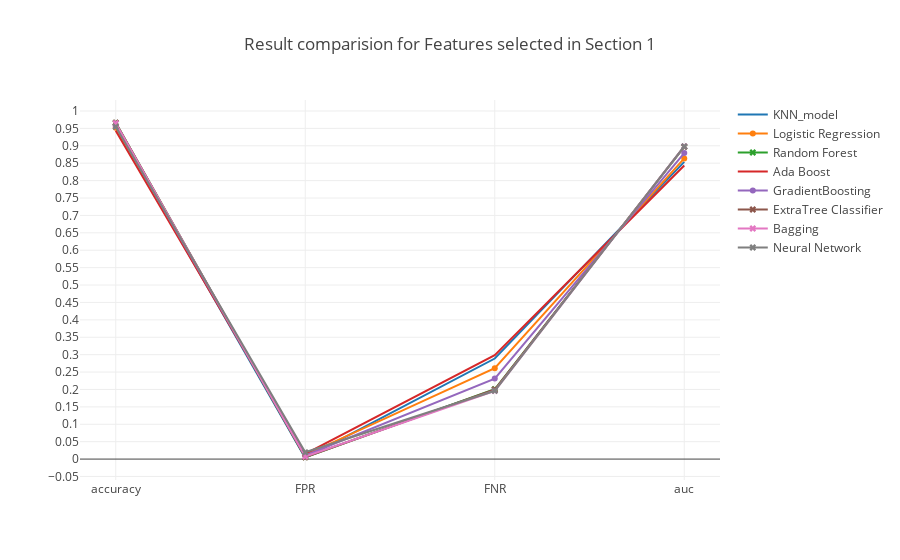

Here is the notebook cell this chart was saved with:
### Markdown cell above
### <a id='1.A' style="text-decoration : none; color : #000000;"> A Results</a>

### Code cell
trace0 = go.Scatter(x=table_80_50_test.iloc[0].index.values[[0,5,6,7]],
                    y=table_80_50_test.iloc[0].values[[0,5,6,7]],
                    mode = 'lines',
                    name = 'KNN_model')

trace1 = go.Scatter(x=table_80_50_test.iloc[1].index.values[[0,5,6,7]],
                    y=table_80_50_test.iloc[1].values[[0,5,6,7]],
                    mode = 'lines+markers',
                    name = 'Logistic Regression')

trace2 = go.Scatter(x=table_80_50_test.iloc[2].index.values[[0,5,6,7]],
                    y=table_80_50_test.iloc[2].values[[0,5,6,7]],
                    mode = 'lines+markers',marker=dict(symbol='x'),
                    name = 'Random Forest')


trace3 = go.Scatter(x=table_80_50_test.iloc[3].index.values[[0,5,6,7]],
                    y=table_80_50_test.iloc[3].values[[0,5,6,7]],
                    mode = 'lines',
                    name = 'Ada Boost')

trace4 = go.Scatter(x=table_80_50_test.iloc[4].index.values[[0,5,6,7]],
                    y=table_80_50_test.iloc[4].values[[0,5,6,7]],
                    mode = 'lines+markers',
                    name = 'GradientBoosting')

trace5 = go.Scatter(x=table_80_50_test.iloc[5].index.values[[0,5,6,7]],
                    y=table_80_50_test.iloc[5].values[[0,5,6,7]],
                    mode = 'lines+markers',marker=dict(symbol='x'),
                    name = 'ExtraTree Classifier')

trace6 = go.Scatter(x=table_80_50_test.iloc[6].index.values[[0,5,6,7]],
                    y=table_80_50_test.iloc[6].values[[0,5,6,7]],
                    mode = 'lines+markers',marker=dict(symbol='x'),
                    name = 'Bagging')

trace7 = go.Scatter(x=table_80_50_test.iloc[7].index.values[[0,5,6,7]],
                    y=table_80_50_test.iloc[7].values[[0,5,6,7]],
                    mode = 'lines+markers',marker=dict(symbol='x'),
                    name = 'Neural Network')



data = [trace0, trace1, trace2, trace3, trace4, trace5, trace6, trace7]
layout = go.Layout(yaxis=dict(tick0=0,dtick=0.05),title='Result comparision for Features selected in Section 1')
fig = go.Figure(data=data, layout=layout)

iplot(fig, filename='Result')

### Figure 1 — Plotly figure (JSON) as saved in the notebook; plotly's stock layout.template omitted (floating-point values rounded to 4 significant figures)
{"data": [{"mode": "lines", "name": "KNN_model", "type": "scatter", "uid": "da27319d-74eb-40a5-87bc-c7af73940a0c", "x": ["accuracy", "FPR", "FNR", "auc"], "y": [0.9547, 0.003507, 0.2888, 0.8538]}, {"mode": "lines+markers", "name": "Logistic Regression", "type": "scatter", "uid": "c0f3255d-c993-4f2e-b0c9-ba2210c2bebe", "x": ["accuracy", "FPR", "FNR", "auc"], "y": [0.9519, 0.01152, 0.2611, 0.8637]}, {"marker": {"symbol": "x"}, "mode": "lines+markers", "name": "Random Forest", "type": "scatter", "uid": "352bbdae-adf6-49ea-8e9c-55b6f1420834", "x": ["accuracy", "FPR", "FNR", "auc"], "y": [0.9659, 0.005511, 0.2006, 0.897]}, {"mode": "lines", "name": "Ada Boost", "type": "scatter", "uid": "07fa6ac5-5c86-4958-a5c3-3a16d3aebe28", "x": ["accuracy", "FPR", "FNR", "auc"], "y": [0.9435, 0.01503, 0.2983, 0.8433]}, {"mode": "lines+markers", "name": "GradientBoosting", "type": "scatter", "uid": "6203ad7b-cf40-43bb-bf13-c516370fd60f", "x": ["accuracy", "FPR", "FNR", "auc"], "y": [0.957, 0.01065, 0.2312, 0.8791]}, {"marker": {"symbol": "x"}, "mode": "lines+markers", "name": "ExtraTree Classifier", "type": "scatter", "uid": "9d4fcc39-344c-4589-b9d5-1d763e438a69", "x": ["accuracy", "FPR", "FNR", "auc"], "y": [0.9662, 0.005261, 0.1999, 0.8974]}, {"marker": {"symbol": "x"}, "mode": "lines+markers", "name": "Bagging", "type": "scatter", "uid": "8f8c94cf-82db-424a-8c52-ffe04f3847e7", "x": ["accuracy", "FPR", "FNR", "auc"], "y": [0.9649, 0.00739, 0.1962, 0.8982]}, {"marker": {"symbol": "x"}, "mode": "lines+markers", "name": "Neural Network", "type": "scatter", "uid": "e35b1984-11b9-44b3-96f1-a20a8031be26", "x": ["accuracy", "FPR", "FNR", "auc"], "y": [0.9546, 0.01954, 0.1962, 0.8982]}], "layout": {"title": "Result comparision for Features selected in Section 1", "yaxis": {"dtick": 0.05, "tick0": 0}}}
